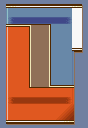

A level layout from a 2D game, rendered from its tile map. Below: a short description, then the map file with its tile-grid data intact:
An orthogonal 11x16 tile map with 8x8 px tiles, 1 tile layer (Tile Layer 1).

<map version="1.4" tiledversion="2020.12.18" orientation="orthogonal" renderorder="right-down" width="11" height="16" tilewidth="8" tileheight="8" infinite="0" nextlayerid="2" nextobjectid="1">
 <tileset firstgid="1" name="menuTiles" tilewidth="8" tileheight="8" tilecount="512" columns="32">
  <image source="../menuTiles.png" trans="ff0000" width="256" height="128" />
 </tileset>
 <layer id="1" name="Tile Layer 1" width="11" height="16">
  <data encoding="csv">
98,99,4,4,4,4,4,4,4,5,6,
7,10,10,10,10,10,10,10,10,15,144,
7,44,45,45,45,45,45,45,46,15,144,
217,218,218,219,92,92,93,10,10,15,144,
135,138,138,222,95,95,96,10,10,15,144,
135,138,138,222,95,95,96,10,10,15,144,
135,138,138,222,95,95,96,10,10,109,34,
135,138,138,222,95,95,96,10,10,11,1,
135,138,138,222,95,95,96,10,10,11,1,
135,138,138,222,95,95,96,10,10,11,1,
135,138,138,255,1073741916,1073741916,3221225563,1073741914,1073741914,97,1,
135,138,138,138,138,138,138,138,138,139,1,
135,172,173,173,173,173,173,173,174,139,1,
135,138,138,138,138,138,138,138,181,182,1,
135,138,138,138,138,138,138,181,183,184,1,
155,157,157,157,157,157,157,157,161,162,1
</data>
 </layer>
</map>
